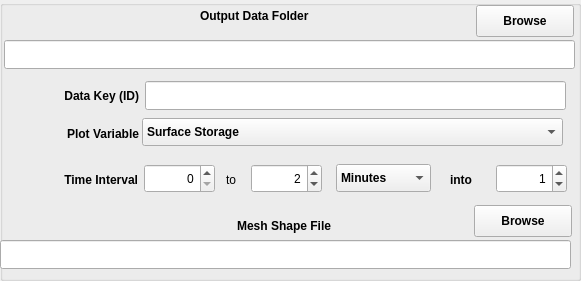
  <widget class="QGroupBox" name="groupBoxOutput">
   <property name="geometry">
    <rect>
     <x>15</x>
     <y>26</y>
     <width>581</width>
     <height>281</height>
    </rect>
   </property>
   <property name="title">
    <string/>
   </property>
   <widget class="QLabel" name="textLabel2">
    <property name="geometry">
     <rect>
      <x>200</x>
      <y>0</y>
      <width>151</width>
      <height>31</height>
     </rect>
    </property>
    <property name="font">
     <font>
      <weight>75</weight>
      <bold>true</bold>
     </font>
    </property>
    <property name="text">
     <string>Output Data Folder</string>
    </property>
   </widget>
   <widget class="QPushButton" name="pushButtonOutputDataFolder">
    <property name="geometry">
     <rect>
      <x>476</x>
      <y>5</y>
      <width>98</width>
      <height>32</height>
     </rect>
    </property>
    <property name="font">
     <font>
      <weight>75</weight>
      <bold>true</bold>
     </font>
    </property>
    <property name="text">
     <string>Browse</string>
    </property>
    <property name="autoDefault">
     <bool>false</bool>
    </property>
   </widget>
   <widget class="QLineEdit" name="lineEditOutputDataFolder">
    <property name="geometry">
     <rect>
      <x>4</x>
      <y>40</y>
      <width>571</width>
      <height>29</height>
     </rect>
    </property>
    <property name="font">
     <font>
      <pointsize>14</pointsize>
      <weight>75</weight>
      <bold>true</bold>
     </font>
    </property>
   </widget>
   <widget class="QLineEdit" name="lineEditDataKey">
    <property name="geometry">
     <rect>
      <x>145</x>
      <y>81</y>
      <width>421</width>
      <height>29</height>
     </rect>
    </property>
    <property name="font">
     <font>
      <pointsize>14</pointsize>
      <weight>75</weight>
      <bold>true</bold>
     </font>
    </property>
   </widget>
   <widget class="QLabel" name="textLabel2_2">
    <property name="geometry">
     <rect>
      <x>8</x>
      <y>80</y>
      <width>131</width>
      <height>31</height>
     </rect>
    </property>
    <property name="font">
     <font>
      <weight>75</weight>
      <bold>true</bold>
     </font>
    </property>
    <property name="text">
     <string>Data Key (ID)</string>
    </property>
    <property name="alignment">
     <set>Qt::AlignRight|Qt::AlignTrailing|Qt::AlignVCenter</set>
    </property>
   </widget>
   <widget class="QLabel" name="textLabel2_3">
    <property name="geometry">
     <rect>
      <x>8</x>
      <y>118</y>
      <width>131</width>
      <height>31</height>
     </rect>
    </property>
    <property name="font">
     <font>
      <weight>75</weight>
      <bold>true</bold>
     </font>
    </property>
    <property name="text">
     <string>Plot Variable</string>
    </property>
    <property name="alignment">
     <set>Qt::AlignRight|Qt::AlignTrailing|Qt::AlignVCenter</set>
    </property>
   </widget>
   <widget class="QComboBox" name="comboBoxPlotVariable">
    <property name="geometry">
     <rect>
      <x>142</x>
      <y>118</y>
      <width>421</width>
      <height>28</height>
     </rect>
    </property>
    <property name="font">
     <font>
      <weight>75</weight>
      <bold>true</bold>
     </font>
    </property>
    <item>
     <property name="text">
      <string>Surface Storage</string>
     </property>
    </item>
    <item>
     <property name="text">
      <string>Soil Moisture Storage</string>
     </property>
    </item>
    <item>
     <property name="text">
      <string>Groundwater Storage</string>
     </property>
    </item>
    <item>
     <property name="text">
      <string>Interception Storage</string>
     </property>
    </item>
    <item>
     <property name="text">
      <string>Snowpack Storage</string>
     </property>
    </item>
    <item>
     <property name="text">
      <string>Evapotranspiration</string>
     </property>
    </item>
    <item>
     <property name="text">
      <string>Interception Loss</string>
     </property>
    </item>
    <item>
     <property name="text">
      <string>Transpiration</string>
     </property>
    </item>
    <item>
     <property name="text">
      <string>Evaporation from Ground</string>
     </property>
    </item>
    <item>
     <property name="text">
      <string>Infiltration</string>
     </property>
    </item>
    <item>
     <property name="text">
      <string>Recharge</string>
     </property>
    </item>
   </widget>
   <widget class="QLabel" name="textLabel2_5">
    <property name="geometry">
     <rect>
      <x>200</x>
      <y>210</y>
      <width>131</width>
      <height>31</height>
     </rect>
    </property>
    <property name="font">
     <font>
      <weight>75</weight>
      <bold>true</bold>
     </font>
    </property>
    <property name="text">
     <string>Mesh Shape File</string>
    </property>
    <property name="alignment">
     <set>Qt::AlignRight|Qt::AlignTrailing|Qt::AlignVCenter</set>
    </property>
   </widget>
   <widget class="QLineEdit" name="lineEditMeshShapeFile">
    <property name="geometry">
     <rect>
      <x>0</x>
      <y>240</y>
      <width>571</width>
      <height>29</height>
     </rect>
    </property>
    <property name="font">
     <font>
      <pointsize>14</pointsize>
      <weight>75</weight>
      <bold>true</bold>
     </font>
    </property>
   </widget>
   <widget class="QPushButton" name="pushButtonMeshShapeFile">
    <property name="geometry">
     <rect>
      <x>474</x>
      <y>205</y>
      <width>98</width>
      <height>32</height>
     </rect>
    </property>
    <property name="font">
     <font>
      <weight>75</weight>
      <bold>true</bold>
     </font>
    </property>
    <property name="text">
     <string>Browse</string>
    </property>
    <property name="autoDefault">
     <bool>false</bool>
    </property>
   </widget>
   <widget class="QLabel" name="textLabel2_6">
    <property name="geometry">
     <rect>
      <x>7</x>
      <y>164</y>
      <width>131</width>
      <height>31</height>
     </rect>
    </property>
    <property name="font">
     <font>
      <weight>75</weight>
      <bold>true</bold>
     </font>
    </property>
    <property name="text">
     <string>Time Interval</string>
    </property>
    <property name="alignment">
     <set>Qt::AlignRight|Qt::AlignTrailing|Qt::AlignVCenter</set>
    </property>
   </widget>
   <widget class="QLabel" name="textLabel2_7">
    <property name="geometry">
     <rect>
      <x>226</x>
      <y>164</y>
      <width>31</width>
      <height>31</height>
     </rect>
    </property>
    <property name="text">
     <string>to</string>
    </property>
   </widget>
   <widget class="QSpinBox" name="spinBoxStartTime">
    <property name="geometry">
     <rect>
      <x>144</x>
      <y>164</y>
      <width>71</width>
      <height>29</height>
     </rect>
    </property>
    <property name="alignment">
     <set>Qt::AlignRight|Qt::AlignTrailing|Qt::AlignVCenter</set>
    </property>
    <property name="maximum">
     <number>999999999</number>
    </property>
   </widget>
   <widget class="QSpinBox" name="spinBoxStopTime">
    <property name="geometry">
     <rect>
      <x>251</x>
      <y>164</y>
      <width>71</width>
      <height>29</height>
     </rect>
    </property>
    <property name="alignment">
     <set>Qt::AlignRight|Qt::AlignTrailing|Qt::AlignVCenter</set>
    </property>
    <property name="maximum">
     <number>999999999</number>
    </property>
    <property name="value">
     <number>2</number>
    </property>
   </widget>
   <widget class="QComboBox" name="comboBoxStartStop">
    <property name="geometry">
     <rect>
      <x>336</x>
      <y>164</y>
      <width>95</width>
      <height>28</height>
     </rect>
    </property>
    <property name="font">
     <font>
      <weight>75</weight>
      <bold>true</bold>
     </font>
    </property>
    <property name="currentText">
     <string>Minutes</string>
    </property>
    <property name="currentIndex">
     <number>0</number>
    </property>
    <item>
     <property name="text">
      <string>Minutes</string>
     </property>
    </item>
    <item>
     <property name="text">
      <string>Hours</string>
     </property>
    </item>
    <item>
     <property name="text">
      <string>Days</string>
     </property>
    </item>
    <item>
     <property name="text">
      <string>Weeks</string>
     </property>
    </item>
    <item>
     <property name="text">
      <string>Months</string>
     </property>
    </item>
    <item>
     <property name="text">
      <string>Years</string>
     </property>
    </item>
   </widget>
   <widget class="QLabel" name="textLabel2_8">
    <property name="geometry">
     <rect>
      <x>450</x>
      <y>164</y>
      <width>41</width>
      <height>31</height>
     </rect>
    </property>
    <property name="font">
     <font>
      <weight>75</weight>
      <bold>true</bold>
     </font>
    </property>
    <property name="text">
     <string>into</string>
    </property>
   </widget>
   <widget class="QSpinBox" name="spinBoxNumBreaks">
    <property name="geometry">
     <rect>
      <x>496</x>
      <y>164</y>
      <width>71</width>
      <height>29</height>
     </rect>
    </property>
    <property name="alignment">
     <set>Qt::AlignRight|Qt::AlignTrailing|Qt::AlignVCenter</set>
    </property>
    <property name="maximum">
     <number>999999999</number>
    </property>
    <property name="value">
     <number>1</number>
    </property>
   </widget>
  </widget>
